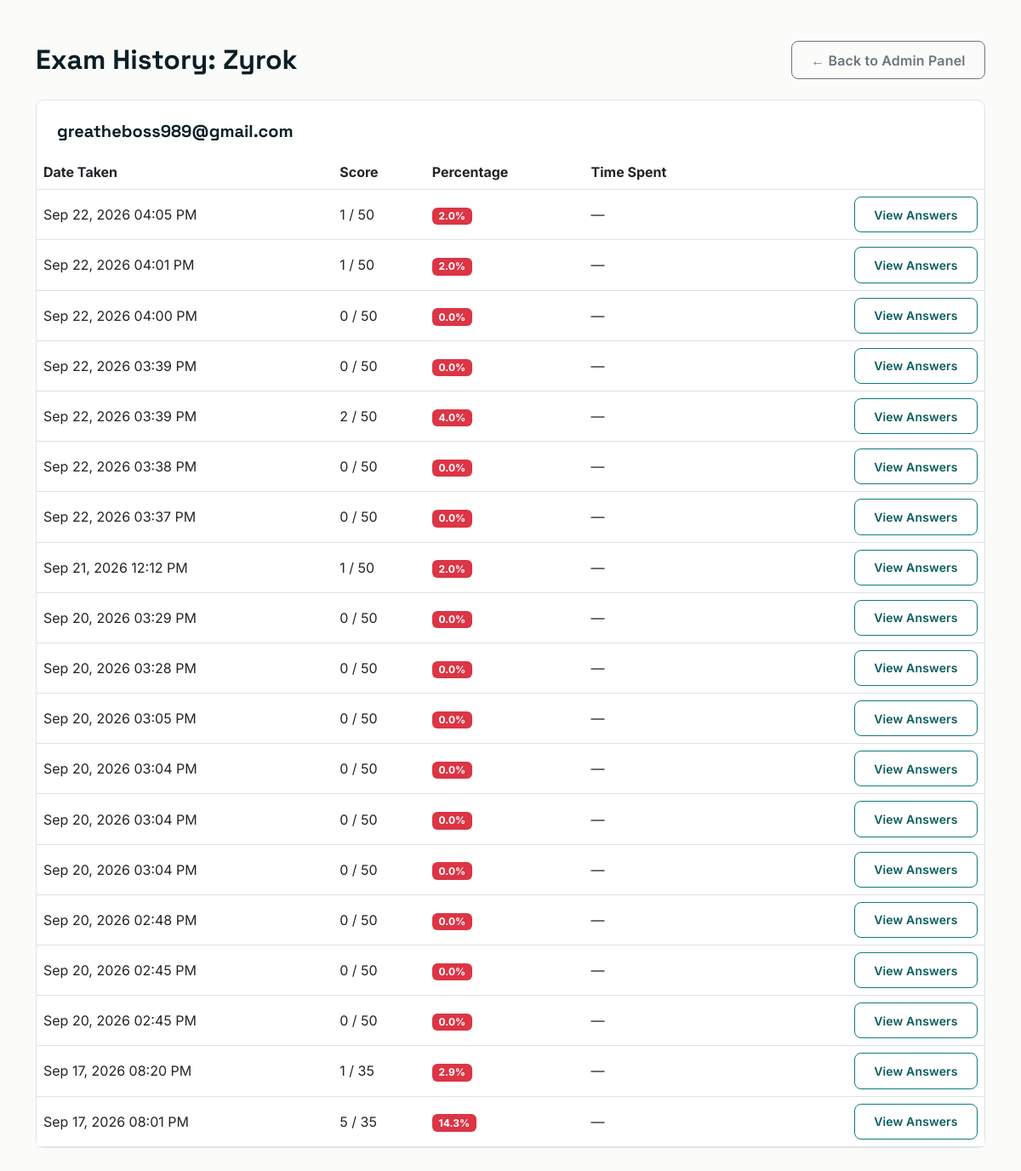
The page /admin-panel/student/4/scores/ (signed in) on the database as committed earlier.
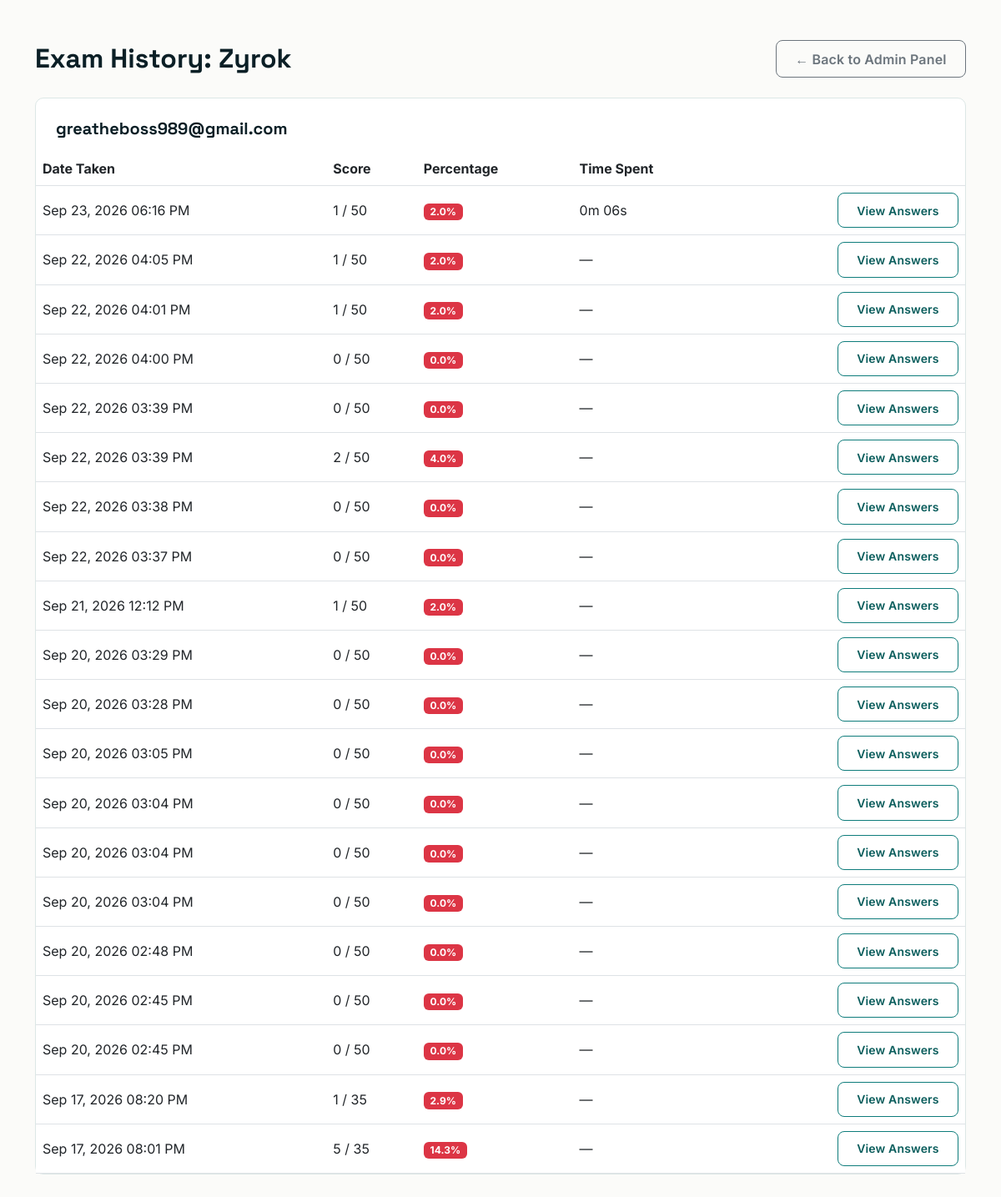
The same page on the database as committed later.
### main/models.py (models this page shows, shortened)
class ExamAttempt(models.Model):
    user = models.ForeignKey(User, on_delete=models.CASCADE, related_name='attempts')
    score = models.IntegerField()
    total_questions = models.IntegerField()
    percentage = models.FloatField()
    user_answers = models.JSONField(default=dict, blank=True)  # Stores {"question_id": "selected_option"}
    date_taken = models.DateTimeField(auto_now_add=True)
    time_taken_seconds = models.PositiveIntegerField(null=True, blank=True, help_text="Wall-clock time from exam start to submission, in seconds.")
    def time_taken_display(self):
        if self.time_taken_seconds is None:
            return None
        minutes, seconds = divmod(self.time_taken_seconds, 60)
        return f"{minutes}m {seconds:02d}s"

### main/views.py (the view)
# urls.py: path('admin-panel/student/<int:user_id>/scores/', views.admin_student_scores_view, name='admin_student_scores'),
@user_passes_test(lambda u: u.is_staff, login_url='admin_login')
def admin_student_scores_view(request, user_id):
    student = get_object_or_404(User, id=user_id)
    attempts = ExamAttempt.objects.filter(user=student).order_by('-date_taken')
    context = {
        'student': student,
        'attempts': attempts,
    }
    return render(request, 'admin_student_scores.html', context)

### templates/admin_student_scores.html (shortened to what this page needs)
{% extends 'base.html' %}
{% block layout %}
<div class="container py-5">
  <div class="d-flex justify-content-between align-items-center mb-4">
    <h2 class="fw-bold mb-0">Exam History: {{ student.username }}</h2>
    <a href="{% url 'admin_panel' %}" class="btn btn-outline-secondary">← Back to Admin Panel</a>
  </div>
  <div class="surface-card">
    <div class="p-4 pb-3">
      <h5 class="fw-bold mb-0">{{ student.email }}</h5>
    </div>
    <div class="table-responsive">
      <table class="table table-hover align-middle mb-0">
        <thead>
          <tr>
            <th>Date Taken</th>
            <th>Score</th>
            <th>Percentage</th>
            <th>Time Spent</th>
            <th></th>
          </tr>
        </thead>
        <tbody>
          {% for attempt in attempts %}
            <tr>
              <td>{{ attempt.date_taken|date:"M d, Y h:i A" }}</td>
              <td>{{ attempt.score }} / {{ attempt.total_questions }}</td>
              <td>
                <span class="badge {% if attempt.percentage >= 70 %}bg-success{% else %}bg-danger{% endif %}">
                  {{ attempt.percentage }}%
                </span>
              </td>
              <td>{{ attempt.time_taken_display|default:"—" }}</td>
              <td class="text-end">
                <a href="{% url 'admin_attempt_review' attempt.id %}" class="btn btn-sm btn-outline-teal">View Answers</a>
              </td>
            </tr>
          {% empty %}
            <tr>
              <td colspan="5" class="text-center py-4 text-muted">This student has not taken any exams yet.</td>
            </tr>
          {% endfor %}
        </tbody>
      </table>
    </div>
  </div>
</div>
{% endblock %}

Rows that differ between the two databases and show on the page:
added ExamAttempt: date_taken "Sep 23, 2026 06:16 PM", score "1", total_questions "50", percentage "2.0", time_taken_display "0m 06s"
